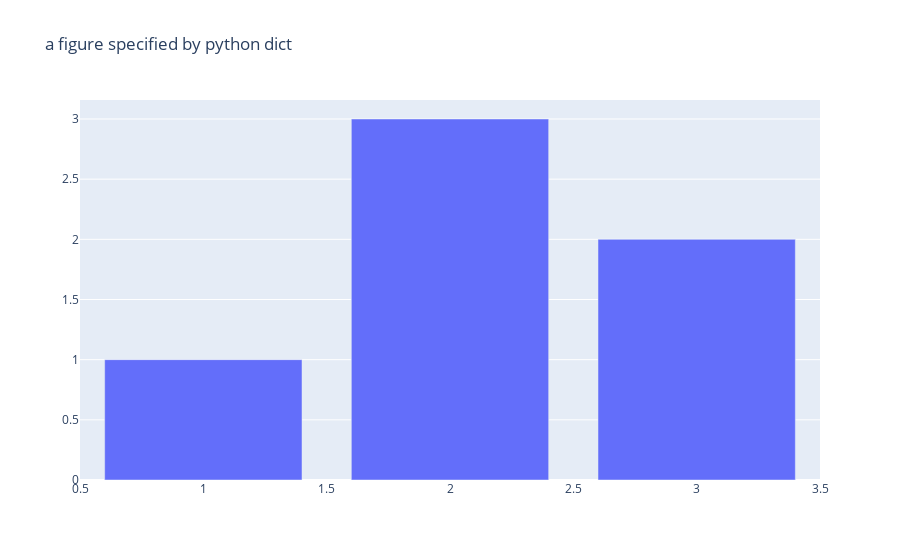

Write notebook code for a chart like this one.
### Code cell
fig = dict({
    'data' : [{
        'type' : 'bar',
        'x' : [1, 2, 3],
        'y' : [1, 3, 2]
    }],
    'layout' : {
        'title' : {'text' : 'a figure specified by python dict'}
    }
})

import plotly.io as pio

pio.show(fig)

### Figure 1 — Plotly figure (JSON) as saved in the notebook; plotly's stock layout.template omitted (floating-point values rounded to 4 significant figures)
{"data": [{"type": "bar", "x": [1, 2, 3], "y": [1, 3, 2]}], "layout": {"title": {"text": "a figure specified by python dict"}}}
